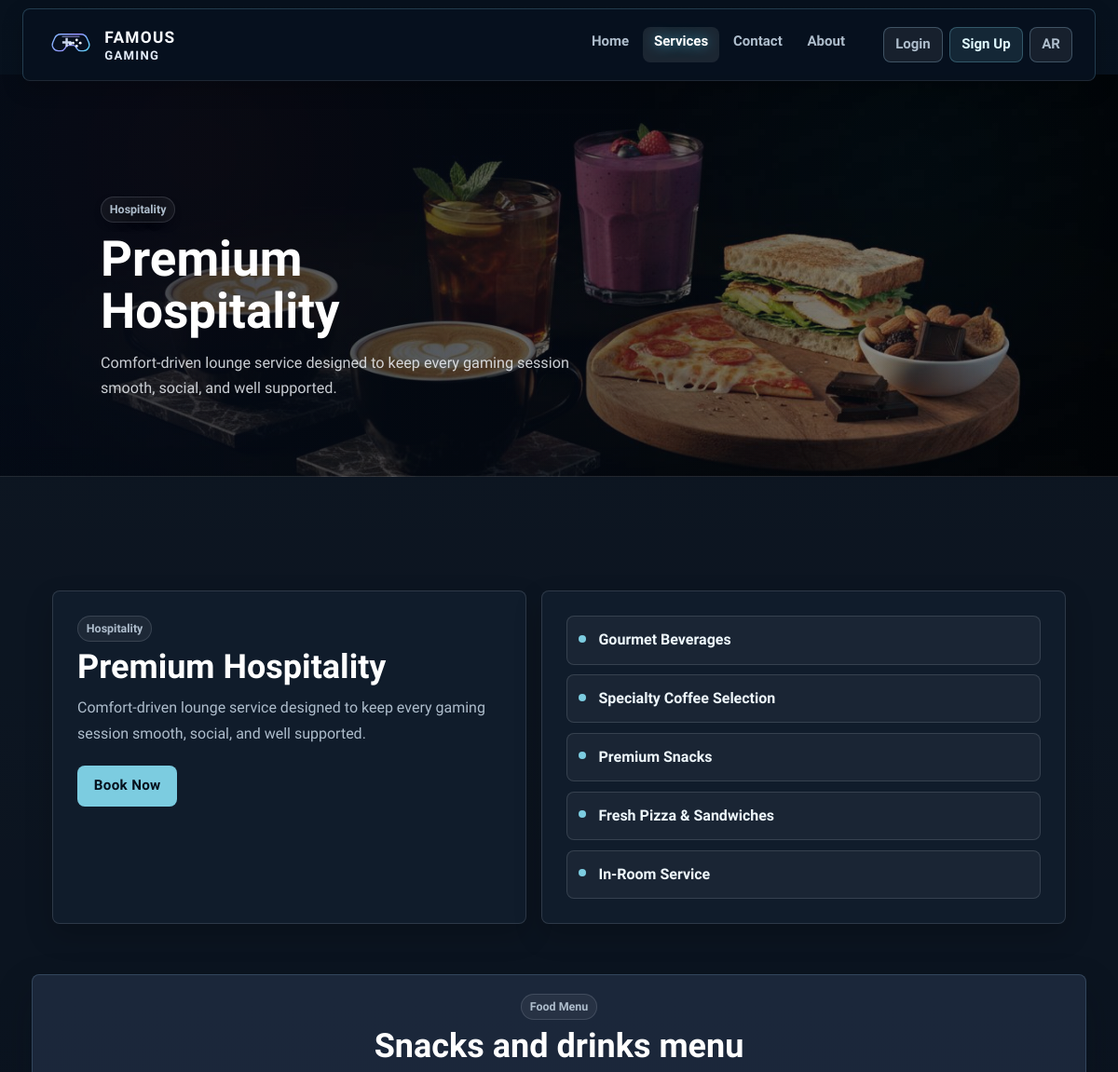
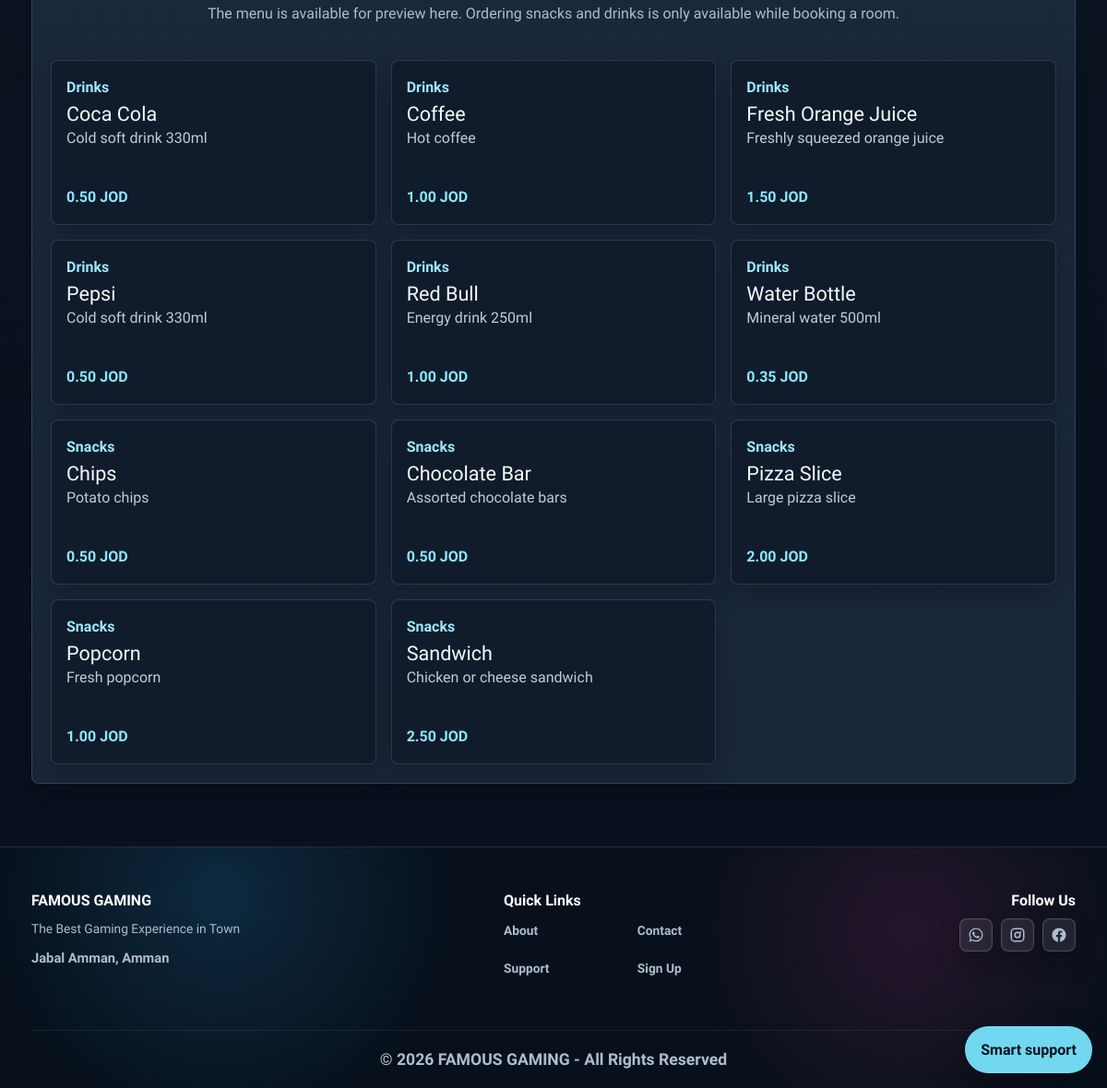
/general/service_hospitality.php, run on the app's committed database (2 pictures, top to bottom).
### tables this page shows
CREATE TABLE `menu_items` (
    `id` INT PRIMARY KEY AUTO_INCREMENT,
    `item_name` VARCHAR(100) NOT NULL,
    `item_category` VARCHAR(50) NOT NULL,
    `item_price` DECIMAL(10,2) NOT NULL,
    `item_description` TEXT,
    `is_available` BOOLEAN NOT NULL DEFAULT TRUE,
    `created_at` TIMESTAMP DEFAULT CURRENT_TIMESTAMP,
    `updated_at` TIMESTAMP DEFAULT CURRENT_TIMESTAMP ON UPDATE CURRENT_TIMESTAMP
);

### includes/config.php (called while the page is built, shortened)
<?php
if (!function_exists('site_url')) {
    function site_url($path = '') {
        $base = defined('SITE_BASE_PATH') ? SITE_BASE_PATH : '';
        $path = ltrim((string)$path, '/');
        return rtrim($base, '/') . ($path !== '' ? '/' . $path : '/');
    }
}
require_once __DIR__ . '/lang.php';
?>

### includes/lang.php (called while the page is built, shortened)
<?php
function site_language() {
    return $_SESSION['site_language'] ?? SITE_DEFAULT_LANGUAGE;
}
function t($key, $replacements = [], $fallback = null) {
    $language = site_language();
    $text = $translations[$language][$key] ?? $translations[SITE_DEFAULT_LANGUAGE][$key] ?? ($fallback ?? $key);
    return $text;
}
function translated_menu_category_label($category) {
    $map = [
        'Drinks' => 'admin_category_drinks',
        'Snacks' => 'admin_category_snacks',
        'Services' => 'nav_services'
    ];
    return isset($map[$category]) ? t($map[$category]) : $category;
}

### general/service_hospitality.php (the view, shortened to what this page needs)
<?php
require_once dirname(__DIR__) . '/includes/config.php';
require_once dirname(__DIR__) . '/includes/functions.php';
$items = [
    t('services_hospitality_item_1'),
    t('services_hospitality_item_2'),
    t('services_hospitality_item_3'),
    t('services_hospitality_item_4'),
    t('services_hospitality_item_5')
];
$menu_items = [];
$menu_result = mysqli_query($conn, "SELECT item_name, item_category, item_price, item_description FROM menu_items WHERE is_available = 1 AND item_category IN ('Drinks', 'Snacks') ORDER BY item_category, item_name");
if ($menu_result) {
    $menu_items = mysqli_fetch_all($menu_result, MYSQLI_ASSOC);
}
include dirname(__DIR__) . '/includes/header.php';
?>
<main class="service-detail-page">
    <section class="hero arena-page-hero service-detail-hero" style="--page-hero-image: url('<?php echo htmlspecialchars(site_url('images/service-food-optimized.jpg'), ENT_QUOTES, 'UTF-8'); ?>');">
        <div class="container">
            <span class="ticket-label"><?php echo t('services_hospitality_type'); ?></span>
            <h1><?php echo t('services_hospitality_title'); ?></h1>
            <p><?php echo t('services_hospitality_desc'); ?></p>
        </div>
    </section>
    <section class="content service-detail-content">
        <div class="container">
            <div class="service-detail-layout">
                <div class="service-detail-copy">
                    <span class="ticket-label"><?php echo t('services_hospitality_type'); ?></span>
                    <h2><?php echo t('services_hospitality_title'); ?></h2>
                    <p><?php echo t('services_hospitality_desc'); ?></p>
                    <div class="booking-ticket-actions">
                        <a href="<?php echo htmlspecialchars(site_url('user/room_booking.php#booking-form'), ENT_QUOTES, 'UTF-8'); ?>" class="btn"><?php echo t('nav_book_now'); ?></a>
                    </div>
                </div>
                <div class="service-detail-list-card">
                    <?php foreach ($items as $item): ?>
                        <div class="service-detail-list-item">
                            <span></span>
                            <strong><?php echo $item; ?></strong>
                        </div>
                    <?php endforeach; ?>
                </div>
            </div>
            <div class="service-menu-section service-detail-menu-preview">
                <div class="home-section-heading">
                    <span class="ticket-label"><?php echo t('services_menu_title'); ?></span>
                    <h2><?php echo t('home_menu_preview_title'); ?></h2>
                    <p><?php echo t('service_menu_booking_only'); ?></p>
                </div>
                <?php if (!empty($menu_items)): ?>
                    <div class="service-menu-grid">
                        <?php foreach ($menu_items as $item): ?>
                            <div class="service-menu-item">
                                <span><?php echo htmlspecialchars(translated_menu_category_label($item['item_category'])); ?></span>
                                <h3><?php echo htmlspecialchars($item['item_name']); ?></h3>
                                <p><?php echo htmlspecialchars($item['item_description']); ?></p>
                                <strong><?php echo number_format((float)$item['item_price'], 2); ?> JOD</strong>
                            </div>
                        <?php endforeach; ?>
                    </div>
                <?php else: ?>
                    <div class="home-no-rooms"><?php echo t('booking_addons_empty'); ?></div>
                <?php endif; ?>
            </div>
        </div>
    </section>
</main>
<?php
include dirname(__DIR__) . '/includes/footer.php';
?>

### data on the page
menu_items: item_name "Coca Cola", item_description "Cold soft drink 330ml", item_price "0.50"
menu_items: item_name "Coffee", item_description "Hot coffee", item_price "1.00"
menu_items: item_name "Fresh Orange Juice", item_description "Freshly squeezed orange juice", item_price "1.50"
menu_items: item_name "Pepsi", item_description "Cold soft drink 330ml", item_price "0.50"
menu_items: item_name "Red Bull", item_description "Energy drink 250ml", item_price "1.00"
menu_items: item_name "Water Bottle", item_description "Mineral water 500ml", item_price "0.35"
menu_items: item_name "Chips", item_description "Potato chips", item_price "0.50"
menu_items: item_name "Chocolate Bar", item_description "Assorted chocolate bars", item_price "0.50"
menu_items: item_name "Pizza Slice", item_description "Large pizza slice", item_price "2.00"
menu_items: item_name "Popcorn", item_description "Fresh popcorn", item_price "1.00"
menu_items: item_name "Sandwich", item_description "Chicken or cheese sandwich", item_price "2.50"

### other printed values
t('nav_home') "Home"
t('nav_services') "Services"
t('nav_contact') "Contact"
t('nav_about') "About"
t('nav_login') "Login"
t('nav_register') "Sign Up"
$language_toggle_label "AR"
t('services_hospitality_type') "Hospitality"
t('services_hospitality_title') "Premium Hospitality"
t('services_hospitality_desc') "Comfort-driven lounge service designed to keep every gaming session smooth, social, and well supported."
t('nav_book_now') "Book Now"
$item "Gourmet Beverages"
$item "Specialty Coffee Selection"
$item "Premium Snacks"
$item "Fresh Pizza & Sandwiches"
